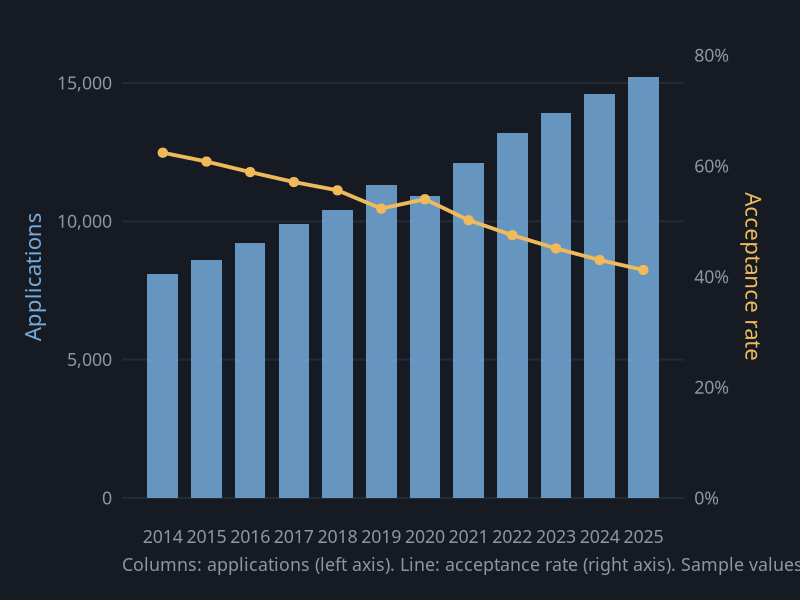
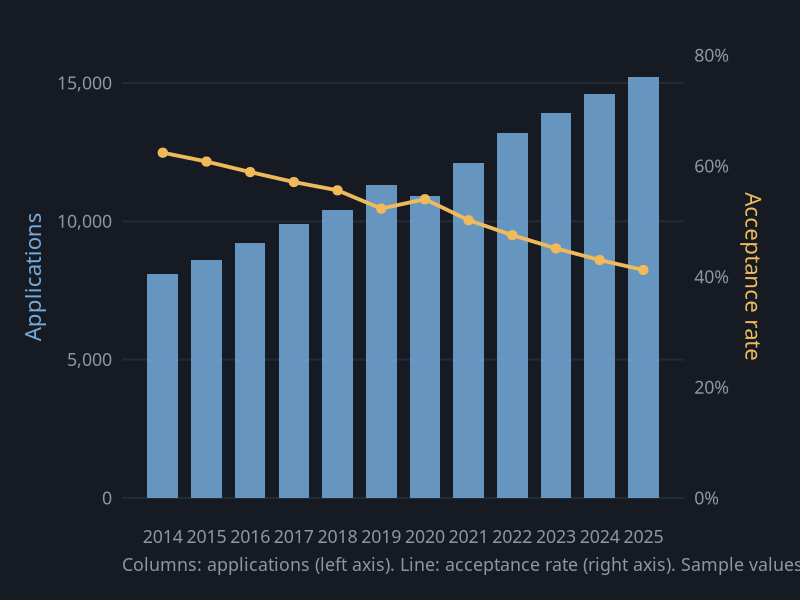

Reproduce these figures in R, in order.
# Column and Line Chart
# Question: How did applications and the acceptance rate move across the years?
# Put this script and colline.csv in the same folder, then in RStudio choose
# Session > Set Working Directory > To Source File Location.

library(tidyverse)

# ---- Gallery look: dark background, soft gray text ----
font <- "IBM Plex Sans"   # use "sans" if IBM Plex Sans is not installed
ink  <- "#8B97A7"

theme_gallery <- function() {
  theme_minimal(base_size = 16, base_family = font) +
    theme(
      plot.background  = element_rect(fill = "#161B23", color = NA),
      panel.grid       = element_line(color = "#222A34"),
      panel.grid.minor = element_blank(),
      text             = element_text(color = ink),
      axis.text        = element_text(color = ink),
      legend.position  = "top",
      legend.title     = element_blank(),
      plot.margin      = margin(24, 28, 18, 18)
    )
}

col_color  <- "#75AADB"
line_color <- "#F0B95A"

df <- read_csv("colline.csv", show_col_types = FALSE)

# The rate is drawn on the column scale, then a second axis converts it back.
# 80% on the right lines up with 16,000 on the left, so scale = 200.
# Both axes start at zero. Changing this number can make the story look
# much stronger or weaker, so say what you chose.
scale <- 200

p <- ggplot(df, aes(x = year)) +
  geom_col(aes(y = applications), fill = col_color, alpha = 0.85, width = 0.7) +
  geom_line(aes(y = acceptance_rate * scale), color = line_color, linewidth = 1.3) +
  geom_point(aes(y = acceptance_rate * scale), color = line_color, size = 2.8) +
  scale_x_continuous(breaks = df$year) +
  scale_y_continuous(name = "Applications", labels = scales::comma, limits = c(0, 16000),
                     sec.axis = sec_axis(~ . / scale, name = "Acceptance rate",
                                         labels = function(x) paste0(x, "%"))) +
  labs(x = NULL,
       caption = "Columns: applications (left axis). Line: acceptance rate (right axis). Sample values.") +
  theme_gallery() +
  theme(panel.grid.major.x = element_blank(),
        axis.title.y.left = element_text(color = col_color, margin = margin(r = 8)),
        axis.title.y.right = element_text(color = line_color, margin = margin(l = 8)),
        plot.caption = element_text(color = ink, hjust = 0))

ggsave("colline.png", p, width = 9, height = 6, dpi = 200)
p
